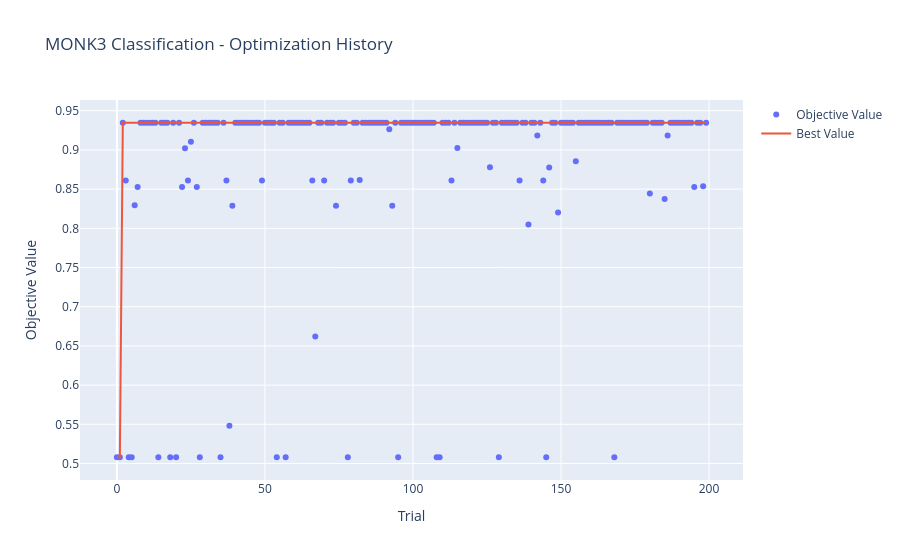
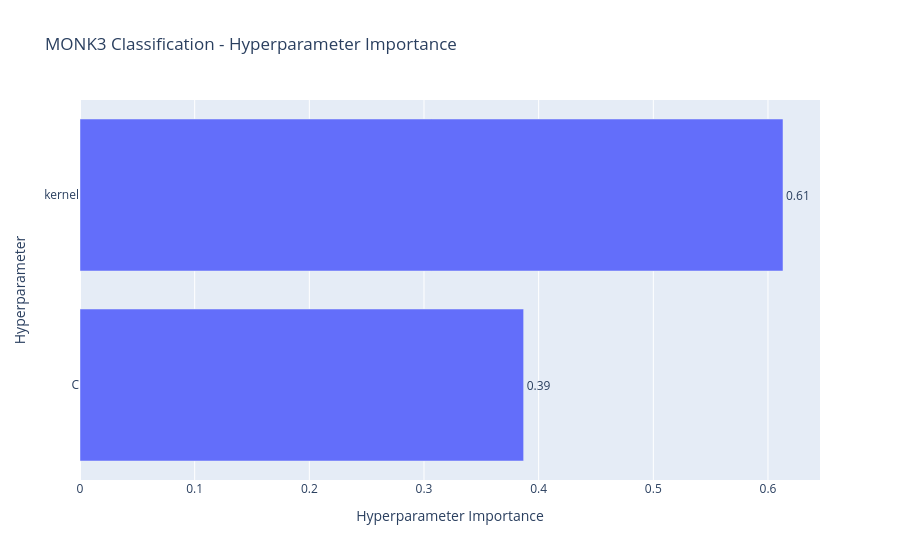

The notebook cell these images were saved under, in order:
### Code cell
# === 10. OPTUNA VISUALIZATION (FROM CSV) ===

if use_optuna:
    print("\n--- Generating Optuna Plots from Saved CSVs ---")
    
    # Importiamo qui le librerie di visualizzazione (Plotly required)
    from utils.optuna import import_csv
    from optuna.visualization import plot_optimization_history, plot_param_importances
    
    def show_optuna_plots(study, title_prefix):
        print(f"\n Visualizing: {title_prefix}")
        
        # History
        fig_hist = plot_optimization_history(study)
        fig_hist.update_layout(title=f"{title_prefix} - Optimization History")
        fig_hist.show()
        
        # Importance
        try:
            fig_imp = plot_param_importances(study)
            fig_imp.update_layout(title=f"{title_prefix} - Hyperparameter Importance")
            fig_imp.show()
        except Exception as e:
            print(f"Importance plot skipped: {e}")

    # --- EXECUTION ---
    if is_regression_task:
        # Loop over each target for ML-CUP
        for i in range(y_train.shape[1]):
            csv_name = f"svr_target_{i}_trials.csv"
            csv_path = os.path.join(run_dir, csv_name)
            
            if os.path.exists(csv_path):
                # Import study from CSV with maximize due to negative MEE
                study = import_csv(csv_path, direction="maximize")
                show_optuna_plots(study, title_prefix=f"Target {i}")
            else:
                print(f"CSV not found: {csv_path}")

    else:
        # Monk case
        csv_name = "optuna_results_monk.csv"
        csv_path = os.path.join(run_dir, csv_name)
        
        if os.path.exists(csv_path):
            study = import_csv(csv_path, direction="maximize")
            show_optuna_plots(study, title_prefix=f"{dataset.upper()} Classification")
        else:
            print(f"CSV not found: {csv_path}")

### Figure 1 — Plotly figure (JSON) as saved in the notebook; plotly's stock layout.template omitted (floating-point values rounded to 4 significant figures; data arrays with more than 128 entries replaced by an {"elided": "..."} marker saying what was removed)
{"data": [{"mode": "markers", "name": "Objective Value", "type": "scatter", "x": {"elided": "200 int values"}, "y": {"elided": "200 float values"}}, {"mode": "lines", "name": "Best Value", "type": "scatter", "x": {"elided": "200 int values"}, "y": {"elided": "200 float values"}}, {"marker": {"color": "#cccccc"}, "mode": "markers", "name": "Infeasible Trial", "showlegend": false, "type": "scatter", "x": [], "y": []}], "layout": {"title": {"text": "MONK3 Classification - Optimization History"}, "xaxis": {"title": {"text": "Trial"}}, "yaxis": {"title": {"text": "Objective Value"}}}}

### Figure 2 — Plotly figure (JSON) as saved in the notebook; plotly's stock layout.template omitted (floating-point values rounded to 4 significant figures)
{"data": [{"cliponaxis": false, "hovertemplate": ["C (FloatDistribution): 0.3869008026051663<extra></extra>", "kernel (CategoricalDistribution): 0.6130991973948337<extra></extra>"], "name": "Objective Value", "orientation": "h", "text": ["0.39", "0.61"], "textposition": "outside", "type": "bar", "x": [0.3869, 0.6131], "y": ["C", "kernel"]}], "layout": {"title": {"text": "MONK3 Classification - Hyperparameter Importance"}, "xaxis": {"title": {"text": "Hyperparameter Importance"}}, "yaxis": {"title": {"text": "Hyperparameter"}}}}
